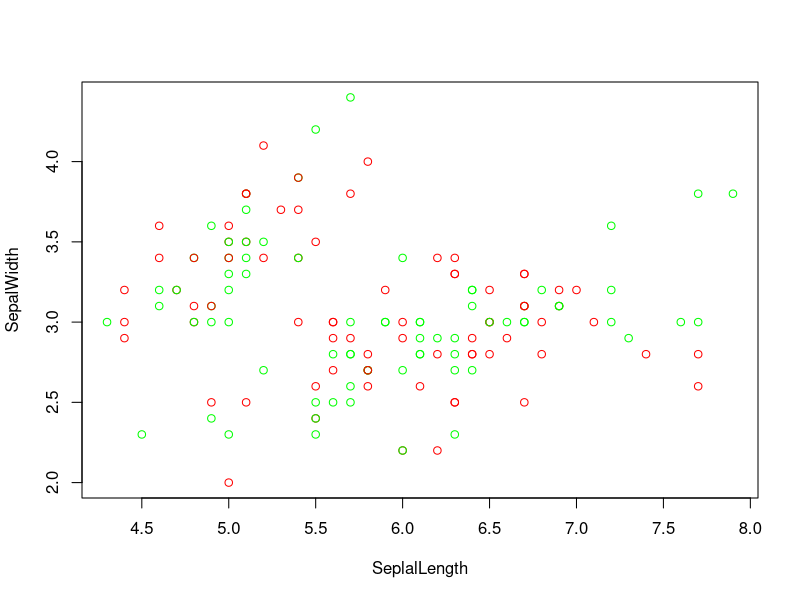
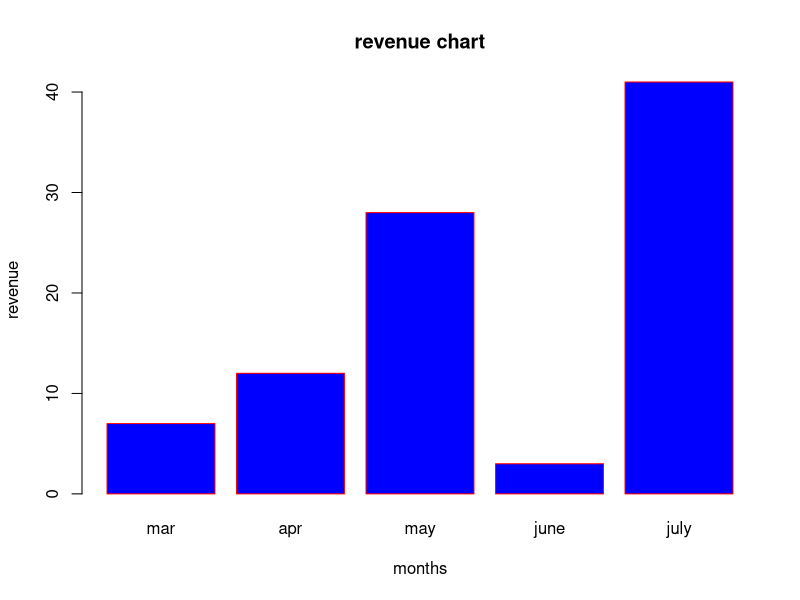
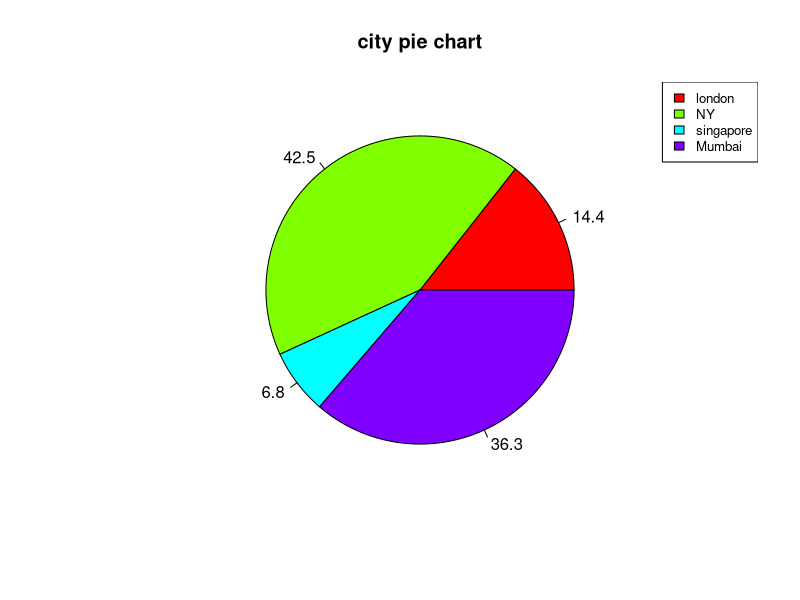

The R source for these figures, in order:
#plot
color<-c("red","green")
plot(iris$Sepal.Length,iris$Sepal.Width,xlab="SeplalLength",ylab="SepalWidth",col=color)
#barplot
h<-c(7,12,28,3,41)
m<-c("mar","apr","may","june","july")
jpeg("exp.jpg")
barplot(h,names.arg = m,xlab = "months",ylab="revenue",col = "blue",border = "red",main = "revenue chart")
#pieplot
x<-c(21,62,10,53)
labels<-c("london","NY","singapore","Mumbai")
percent<-round(100*x/sum(x),1)
pie(x,labels=percent,main = "city pie chart",col=rainbow(length(x)))
legend("topright",labels,cex=0.8,fill=rainbow(length(x)))
